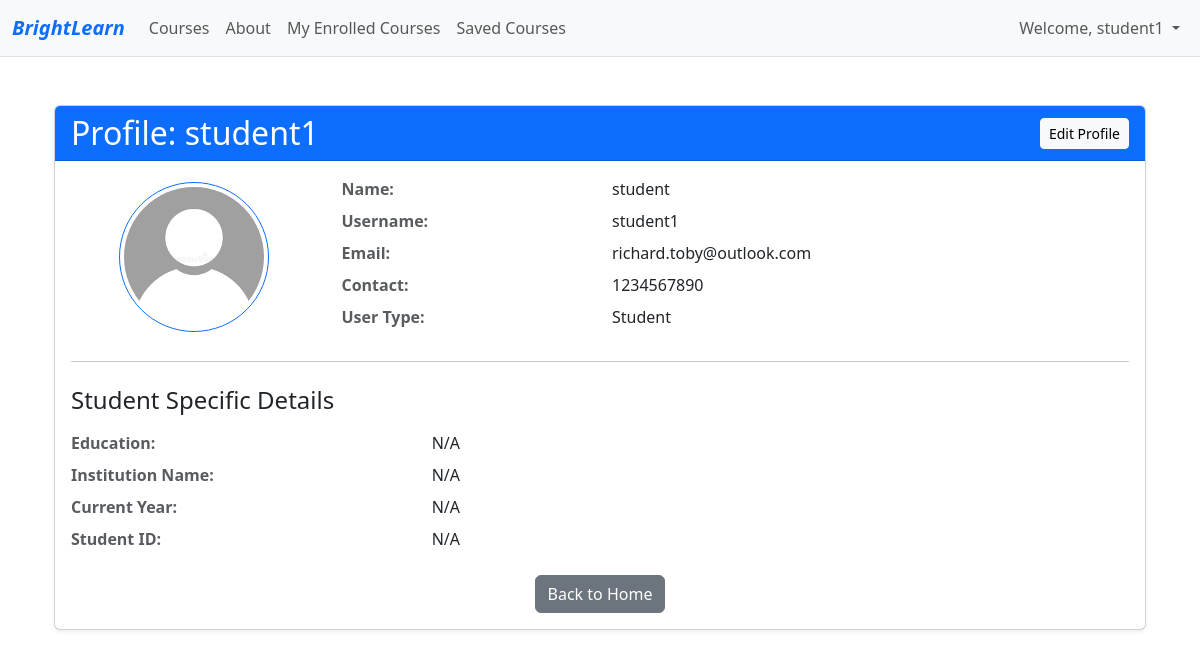
The page /accounts/profile/ (signed in) on the database its author committed.
### accounts/models.py (models this page shows)
class User(AbstractUser):
    name = models.CharField(max_length=70, default='name')
    contact = models.CharField(max_length=13)
    user_type = models.CharField(
        max_length=1,
        choices=(
            ('I', "Instructor"),
            ('S', "Student"),
        ),
    )
    def get_profile_photo_url(self):
        if (
            self.user_type == 'S'
            and hasattr(self, 'studentprofile')
            and self.studentprofile.profile_photo
        ):
            return self.studentprofile.profile_photo.url
        elif (
            self.user_type == 'I'
            and hasattr(self, 'instructorprofile')
            and self.instructorprofile.profile_photo
        ):
            return self.instructorprofile.profile_photo.url
        return '/static/images/default_pfp.png'

class StudentProfile(models.Model):
    user = models.OneToOneField(User, on_delete=models.CASCADE)
    educations = models.CharField(max_length=200, blank=True)
    institution_name = models.CharField(max_length=200, blank=True)
    current_year = models.CharField(max_length=200, blank=True)
    student_id = models.CharField(max_length=50, blank=True, null=True)
    profile_photo = models.ImageField(
        upload_to=get_profile_photo_path,
        blank=True,
        null=True,
    )

### accounts/views.py (the view)
# urls.py: path('profile/',views.profile_details,name='profile_details'),
def profile_details(request):
    user = request.user
    profile = None
    if request.user.user_type == 'I':
        profile = get_object_or_404(InstructorProfile, user=user)
    elif request.user.user_type == 'S':
        profile = get_object_or_404(StudentProfile, user=user)
    context = {
        'profile': profile,
        'user_obj': user
    }
    return render(request, 'accounts/profile.html', context)

### accounts/templates/accounts/profile.html (shortened to what this page needs)
{% extends 'base.html' %}
{% block main %}
<div class="container mt-5">
    <div class="card shadow-sm">
        <div class="card-header bg-primary text-white d-flex justify-content-between align-items-center">
            <h2 class="mb-0">Profile: {{ user_obj.username }}</h2>
            {% if user_obj == request.user %}
                <a href="{% url 'profile_update' %}" class="btn btn-light btn-sm">Edit Profile</a>
            {% endif %}
        </div>
        <div class="card-body">
            <div class="row mb-4 align-items-center">
                <div class="col-md-3 text-center">
                    <img src="{{ user_obj.get_profile_photo_url }}"
                         class="rounded-circle border border-primary p-1"
                         width="150" height="150" alt="Profile Photo" style="object-fit: cover;">
                </div>
                <div class="col-md-9">
                    <div class="row mb-2">
                        <div class="col-md-4 text-muted"><strong>Name:</strong></div>
                        <div class="col-md-8">{{ user_obj.name }}</div>
                    </div>
                    <div class="row mb-2">
                        <div class="col-md-4 text-muted"><strong>Username:</strong></div>
                        <div class="col-md-8">{{ user_obj.username }}</div>
                    </div>
                    <div class="row mb-2">
                        <div class="col-md-4 text-muted"><strong>Email:</strong></div>
                        <div class="col-md-8">{{ user_obj.email }}</div>
                    </div>
                    <div class="row mb-2">
                        <div class="col-md-4 text-muted"><strong>Contact:</strong></div>
                        <div class="col-md-8">{{ user_obj.contact }}</div>
                    </div>
                    <div class="row mb-2">
                        <div class="col-md-4 text-muted"><strong>User Type:</strong></div>
                        <div class="col-md-8">
                            {% if user_obj.user_type == 'S' %} Student
                            {% elif user_obj.user_type == 'I' %} Instructor
                            {% else %} N/A
                            {% endif %}
                        </div>
                    </div>
                </div>
            </div>
            {% if user_obj.user_type == 'S' and profile %}
            <hr class="my-4">
            <h4 class="mb-3">Student Specific Details</h4>
            <div class="row mb-2">
                <div class="col-md-4 text-muted"><strong>Education:</strong></div>
                <div class="col-md-8">{{ profile.educations|default:"N/A" }}</div>
            </div>
            <div class="row mb-2">
                <div class="col-md-4 text-muted"><strong>Institution Name:</strong></div>
                <div class="col-md-8">{{ profile.institution_name|default:"N/A" }}</div>
            </div>
            <div class="row mb-2">
                <div class="col-md-4 text-muted"><strong>Current Year:</strong></div>
                <div class="col-md-8">{{ profile.current_year|default:"N/A" }}</div>
            </div>
            <div class="row mb-2">
                <div class="col-md-4 text-muted"><strong>Student ID:</strong></div>
                <div class="col-md-8">{{ profile.student_id|default:"N/A" }}</div>
            </div>
            {% endif %}
            <div class="mt-4 text-center">
                <a href="{% url 'home' %}" class="btn btn-secondary">Back to Home</a>
            </div>
        </div>
    </div>
</div>
{% endblock main %}

### templates/base.html (shortened to what this page needs)
{% load static %}
<!doctype html>
<html lang="en">
<head>
    <link href="https://cdn.jsdelivr.net/npm/bootstrap@5.3.2/dist/css/bootstrap.min.css" rel="stylesheet"
 />
    <link href="{% static 'css/style.css' %}" rel="stylesheet" />
</head>
<body>
    <header>
        <nav class="navbar navbar-expand-lg navbar-light bg-light border-bottom">
            <div class="container-fluid">
                <a class="navbar-brand fw-bolder fst-italic text-primary" href="{% url 'home' %}">BrightLearn</a>
                <div class="collapse navbar-collapse" id="collapsibleNavId">
                    <ul class="navbar-nav me-auto mb-2 mb-lg-0">
                        <li class="nav-item">
                            <a class="nav-link" href="{% url 'course_list' %}">Courses</a>
                        </li>
                        <li class="nav-item">
                            <a class="nav-link" href="{% url 'about_us' %}">About</a>
                        </li>
                        {% if request.user.is_authenticated %}
                        {% if request.user.user_type == 'I' %}
                        <li class="nav-item">
                            <a class="nav-link" href="{% url 'my_courses' %}">My Courses</a>
                        </li>
                        {% elif request.user.user_type == 'S' %}
                        <li class="nav-item">
                            <a class="nav-link" href="{% url 'my_enrolled_courses' %}">My Enrolled Courses</a>
                        </li>
                        <li class="nav-item">
                            <a class="nav-link" href="{% url 'saved_courses' %}">Saved Courses</a>
                        </li>
                        {% endif %}
                        {% endif %}
                    </ul>
                    <div class="navbar-nav ms-auto">
                        {% if request.user.is_authenticated %}
                        <li class="nav-item dropdown">
                            <a class="nav-link dropdown-toggle" href="#" id="navbarDropdown" role="button"
                                data-bs-toggle="dropdown" aria-expanded="false">
                                Welcome, {{ request.user.username }}
                            </a>
                        </li>
                        {% else %}
                        <a class="btn btn-outline-primary me-2" href="{% url 'login' %}">Login</a>
                        <a class="btn btn-primary" href="{% url 'register' %}">Register</a>
                        {% endif %}
                    </div>
                </div>
            </div>
        </nav>
    </header>
    <main class="container">
        {% block main %}
        {% endblock main %}
    </main>
</body>
</html>

### rows shown on the page
User: user.username "student1", username "student1", name "student", email "richard.toby@outlook.com", contact "1234567890"
StudentProfile: educations "N/A", institution_name "N/A", current_year "N/A", student_id "N/A"
